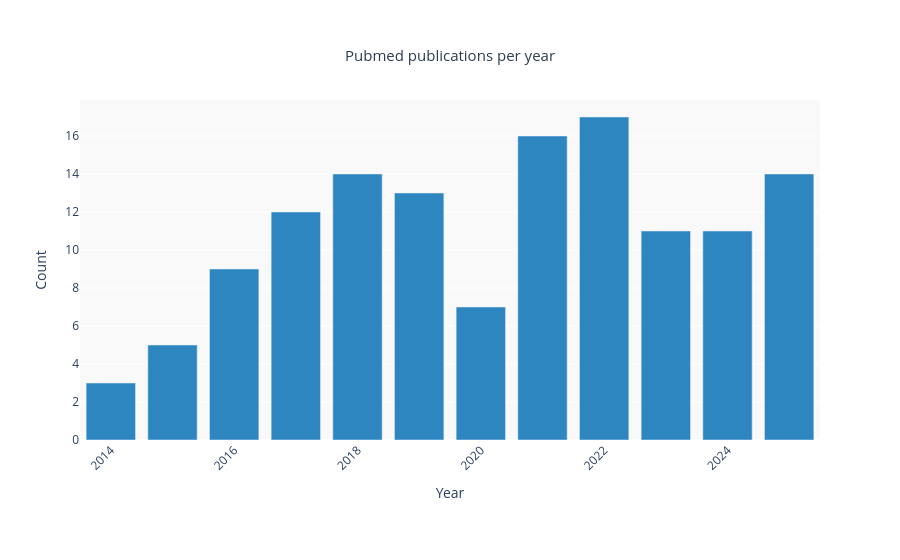

Notebook cell for this chart:
### Code cell
fig_pm = go.Figure(data=[
    go.Bar(
        x=pm_year_count["datetime"],
        y=pm_year_count["count"],
        marker={"color": "#2E86C1"}
    )
])

fig_pm.update_layout(
    title={
        "text": "Pubmed publications per year",
        "x": 0.5,          # center title
        "xanchor": "center",
        "yanchor": "top",
        "font": {"size": 15, "color": "#2C3E50"}
    },
    xaxis={"title": "Year", "tickangle": -45},
    yaxis={"title": "Count"},
    plot_bgcolor="#f9f9f9",
    paper_bgcolor="#ffffff",
    margin={"b": 120}
)

### Figure 1 — Plotly figure (JSON) as saved in the notebook; plotly's stock layout.template omitted (floating-point values rounded to 4 significant figures)
{"data": [{"marker": {"color": "#2E86C1"}, "type": "bar", "x": [2022, 2021, 2025, 2018, 2019, 2017, 2023, 2024, 2016, 2020, 2015, 2014], "y": [17, 16, 14, 14, 13, 12, 11, 11, 9, 7, 5, 3]}], "layout": {"margin": {"b": 120}, "paper_bgcolor": "#ffffff", "plot_bgcolor": "#f9f9f9", "title": {"font": {"color": "#2C3E50", "size": 15}, "text": "Pubmed publications per year", "x": 0.5, "xanchor": "center", "yanchor": "top"}, "xaxis": {"tickangle": -45, "title": {"text": "Year"}}, "yaxis": {"title": {"text": "Count"}}}}
